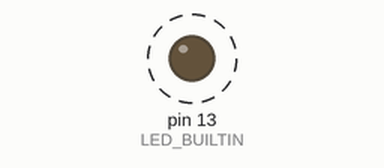
This sketch was run on a simulated Arduino Uno, built with avr-gcc and run on an emulated ATmega328P. Parts: output pins drawn as LEDs (lit = HIGH). Dashed ring = blinking. What the sketch prints to the serial monitor is not drawn.

Above: at 0.45 s.
Timing chart, 0 to 3.0 s (numbered marks = the images above):
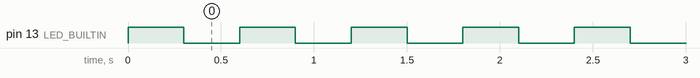

The sketch:

timer1_300ms.ino
```cpp
// Executa uma rotina a cada 300 ms usando Timer1 e interrupção
// Arduino UNO / Nano - ATmega328P
// Clock = 16 MHz

volatile bool executaRotina = false;  //nao precisa ser otimizada pelo compilador, mudada a qualquer momento por qualquer um

void setup() {
  Serial.begin(9600);

  pinMode(LED_BUILTIN, OUTPUT);

  // Desabilita interrupções durante a configuração
  noInterrupts();

  // Limpa os registradores do Timer1
  TCCR1A = 0;
  TCCR1B = 0;
  TCNT1  = 0;

  /*
     Timer1:
     Clock Arduino = 16 MHz

     Prescaler = 256

     Frequência do timer:
     16.000.000 / 256 = 62.500 Hz

     Cada contagem:
     1 / 62.500 = 16 us

     Para 300 ms:

     300 ms / 16 us = 18.750 contagens

     Como começa em zero:
     OCR1A = 18.749
  */

  OCR1A = 18749;

  // Modo CTC
  // Clear Timer on Compare Match
  TCCR1B |= (1 << WGM12); //constantes simbolicas

  // Prescaler = 256
  TCCR1B |= (1 << CS12);

  // Habilita interrupção por comparação A
  TIMSK1 |= (1 << OCIE1A);

  // Reabilita interrupções
  interrupts();
}

void loop() {

  if (executaRotina) {

    // Limpa a flag
    executaRotina = false;

    // Rotina executada a cada 300 ms
    rotina300ms();
  }

  // O restante do programa pode executar normalmente aqui
}


// ----------------------------------------------------
// Interrupção do Timer1
// ----------------------------------------------------
ISR(TIMER1_COMPA_vect) { //funcao padrao de 300ms, padrãozao

  // Não execute tarefas demoradas aqui.
  // Apenas sinaliza para o loop()
  executaRotina = true;
}


// ----------------------------------------------------
// Rotina executada a cada 300 ms
// ----------------------------------------------------
void rotina300ms() {

  static bool estadoLED = false;

  estadoLED = !estadoLED;

  digitalWrite(LED_BUILTIN, estadoLED);

  Serial.println("Passaram 300 ms");
}
```

Measured:
- by itself, pin 13 (LED_BUILTIN): alternates HIGH for 0.30 s and LOW for 0.30 s
